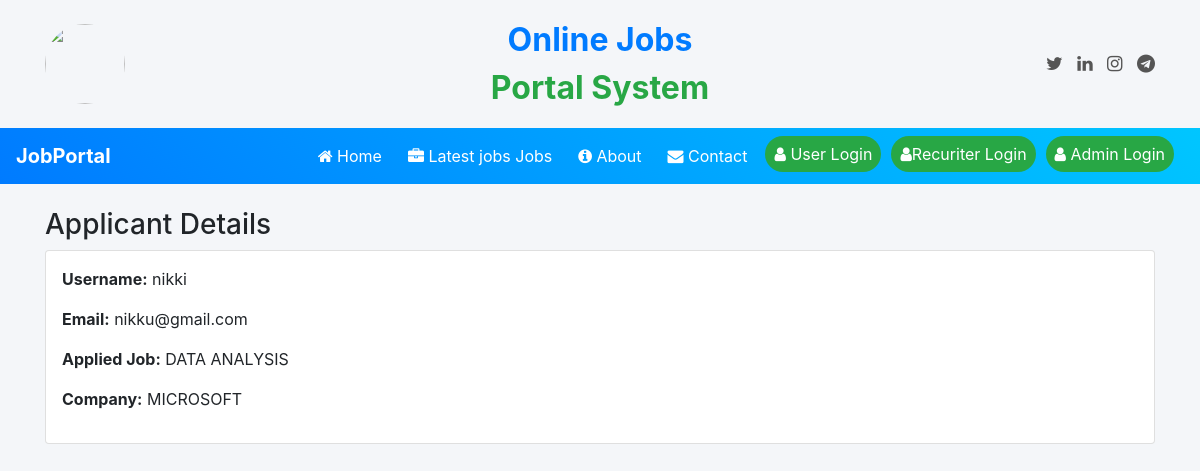
The app's page /applicant/2/ with its own data.
### jobs/models.py (models this page shows, shortened)
class Application(models.Model):
    user = models.ForeignKey(User, on_delete=models.CASCADE)
    job = models.ForeignKey(Job, on_delete=models.CASCADE)
    applied_on = models.DateTimeField(auto_now_add=True)
    class Meta:
        unique_together = ('user', 'job')   # prevent duplicate apply

class Job(models.Model):
    recruiter = models.ForeignKey(User, on_delete=models.CASCADE, null=True)
    title = models.CharField(max_length=200)
    company = models.CharField(max_length=200)
    location = models.CharField(max_length=100)
    description = models.TextField()
    created_at = models.DateTimeField(auto_now_add=True)

### jobs/views.py (the view)
# urls.py: path('applicant/<int:id>/', applicant_detail, name='applicant_detail'),
def applicant_detail(request, id):
    app = get_object_or_404(Application, id=id)
    return render(request, 'applicant_detail.html', {'app': app})

### jobs/templates/applicant_detail.html (shortened to what this page needs)
{% load static %}
{% include 'navigation.html' %}
<div class="container mt-4">
    <h3>Applicant Details</h3>
    <div class="card p-3">
        <p><b>Username:</b> {{ app.user.username }}</p>
        <p><b>Email:</b> {{ app.user.email }}</p>
        <p><b>Applied Job:</b> {{ app.job.title }}</p>
        <p><b>Company:</b> {{ app.job.company }}</p>
    </div>
</div>

### jobs/templates/navigation.html (style rules this page uses)
body { background-color: #f4f6f9; }

### records on screen
Application: user.username "nikki", user.email "nikku@gmail.com", job "DATA ANALYSIS", job.company "MICROSOFT"
